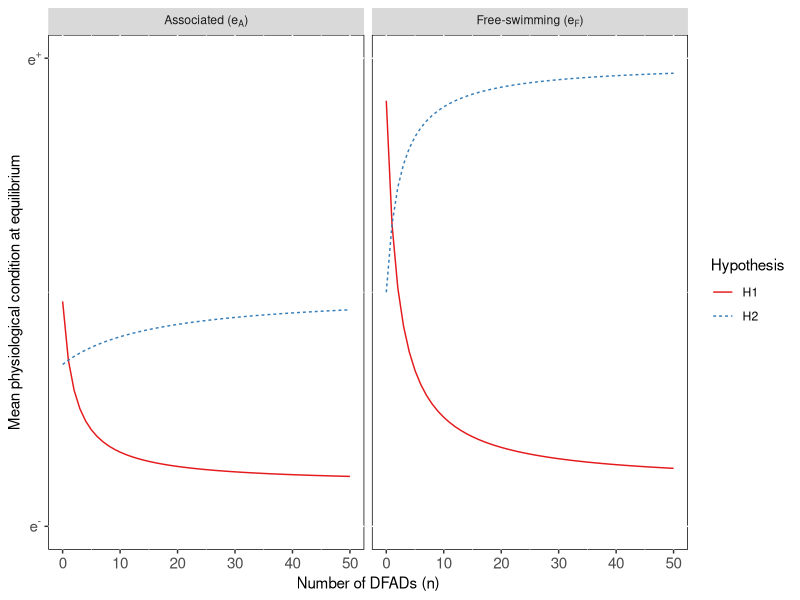

This chart was generated by the following R code: (Note: this script raises an error after producing the figure.)
#' ***********************************
#' Build figures for K model
#' ***********************************

rm(list = ls())

output_path <- "/home/adupaix/Documents/These/Axe_3/article_model_K_BIA/Figures"

library(ggplot2)
library(tidyr)
library(dplyr)

theme_replace(legend.key = element_blank()) 

#' Functions
#'**********

phi <- function(n, args){
  list2env(args, .GlobalEnv)
  
  return(eM/eP)
  
}

## Associated
R_ <- function(n, args){
  list2env(args, .GlobalEnv)
  
  N = (n * muP * muM * alphaA) + (muM * gammaP * alphaF) + (muM * alphaF * alphaA) + (muP * epsilonF * alphaA)
  D = (n * muP * muM * epsilonA) + (muM * epsilonA * alphaF) + (muP * epsilonF * gammaM) + (muP * epsilonF * epsilonA)
    
    return(N/D)
}
eA <- function(n, args){
  list2env(args, .GlobalEnv)
  
  return(
    eP*(1 + phi(n, args) * R_(n, args))/(1 + R_(n, args))
  )
}

## Free-swimming
T_ <- function(n, args){
  list2env(args, .GlobalEnv)
  
  N = (n * alphaA * muP * gammaM) + (gammaP * epsilonA * alphaF) + (gammaM * alphaF * alphaA) + (gammaM * gammaP * alphaF)
  D = (n * epsilonA * gammaP * muM ) + (epsilonF * gammaP * gammaM) + (alphaA * epsilonF * gammaM) + (epsilonF * epsilonA * gammaP)
  
  return(N/D)
}
eF <- function(n, args){
  list2env(args, .GlobalEnv)
  
  return(
    eP*(1 + phi(n, args) * T_(n, args))/(1 + T_(n, args))
  )
}

calculate_models_ouputs <- function(arguments, nmax = 100, nmin = 0){
  eAsso <- c()
  eFree <- c()
  for (n.i in nmin:nmax){
    eAsso[n.i+1] <- eA(n = n.i, args = arguments)
    eFree[n.i+1] <- eF(n = n.i, args = arguments)
  }
  
  df <- data.frame(n = 0:nmax,
                   eA = eAsso,
                   eF = eFree,
                   arguments)
  return(df)
  
}

#arguments
my_args_H1 <- list(alphaA = 10**-2,
                   alphaF = 10**-3,
                   epsilonA = 10**-3,
                   epsilonF = 10**-2,
                   muP = 10**-2,
                   muM = 10**-2,
                   gammaP = 10**-2,
                   gammaM = 10**-2,
                   eP = 100,
                   eM = 1)

my_args_H2 <- list(alphaA = 10**-2,
                   alphaF = 10**-2,
                   epsilonA = 10**-2,
                   epsilonF = 10**-2,
                   muP = 10**-3,
                   muM = 10**-2,
                   gammaP = 10**-2,
                   gammaM = 10**-3,
                   eP = 100,
                   eM = 1)

df_H1 <- calculate_models_ouputs(my_args_H1, nmax = 50)
df_H2 <- calculate_models_ouputs(my_args_H2, nmax = 50)

df_H1 %>% dplyr::mutate(H = "H1") -> df_H1
df_H2 %>% dplyr::mutate(H = "H2") -> df_H2
  
dplyr::bind_rows(df_H1,df_H2) %>%
  dplyr::select(n, eA, eF, H) %>%
  pivot_longer(cols = -c(n,H),
               names_to = "pop_fraction",
               values_to = "mean_condition") -> df

f_labeller <- function(variable, value){return(f_names[value])}
f_names <- list('eA' = expression(paste("Associated (", e[A],")")),
                'eF' = expression(paste("Free-swimming (", e[F],")")))

ggplot(df)+
  geom_line(aes(x=n, y=mean_condition, color = H, linetype = H))+
  facet_grid(~pop_fraction, labeller = f_labeller)+
  ylab("Mean physiological condition at equilibrium")+
  xlab("Number of DFADs (n)")+
  scale_color_brewer("Hypothesis",
                     palette = "Set1")+
  scale_linetype("Hypothesis")+
  scale_y_continuous(limits = c(eM,eP),
                     breaks = c(eM,eP),
                     labels = c(expression(e^"-"),
                                expression(e^"+")))+
  theme(panel.background = element_rect(color = "black",
                                        fill = "white"),
        axis.text = element_text(size = 11))

ggsave(filename = file.path(output_path,"Figure2.png"),
       width = 7, height = 4.5)

my_args_1 <- list(alphaA = 10**-2,
                   alphaF = 10**-3,
                   epsilonA = 10**-3,
                   epsilonF = 10**-2,
                   muP = 10**-1,
                   muM = 10**-1,
                   gammaP = 10**-1,
                   gammaM = 10**-1,
                   eP = 100,
                   eM = 1)
my_args_2 <- my_args_1
my_args_2$muP = my_args_2$muM = my_args_2$gammaP = my_args_2$gammaM = 10**-2
my_args_3 <- my_args_1
my_args_3$muP = my_args_3$muM = my_args_3$gammaP = my_args_3$gammaM = 10**-3
my_args_4 <- my_args_1
my_args_4$muP = my_args_4$muM = my_args_4$gammaP = my_args_4$gammaM = 10**-4
my_args_5 <- my_args_1
my_args_5$muP = my_args_5$muM = my_args_5$gammaP = my_args_5$gammaM = 10**-5

df_1 <- calculate_models_ouputs(my_args_1, nmax = 50)
df_2 <- calculate_models_ouputs(my_args_2, nmax = 50)
df_3 <- calculate_models_ouputs(my_args_3, nmax = 50)
df_4 <- calculate_models_ouputs(my_args_4, nmax = 50)
df_5 <- calculate_models_ouputs(my_args_5, nmax = 50)

dplyr::bind_rows(df_1, df_2, df_3, df_4, df_5) %>%
  dplyr::select(n, eA, eF, muM) %>%
  pivot_longer(cols = -c(n,muM),
               names_to = "pop_fraction",
               values_to = "mean_condition") -> df

f_labeller <- function(variable, value){return(f_names[value])}
f_names <- list('eA' = expression(paste("Associated (", e[A],")")),
                'eF' = expression(paste("Free-swimming (", e[F],")")))

ggplot(df)+
  geom_line(aes(x=n, y=mean_condition,
                color = as.factor(muM)))+
  facet_grid(~pop_fraction, labeller = f_labeller)+
  ylab("Mean physiological condition at equilibrium")+
  xlab("Number of DFADs (n)")+
  scale_color_viridis_d(expression(mu),
                        direction = -1)+
  scale_y_continuous(limits = c(eM,eP),
                     breaks = c(eM,eP),
                     labels = c(expression(e^"-"),
                                expression(e^"+")))+
  theme(panel.background = element_rect(color = "black",
                                        fill = "grey95"),
        axis.text = element_text(size = 11),
        panel.grid = element_blank())

ggsave(filename = file.path(output_path,"FigureSup.png"),
       width = 7, height = 4.5)

